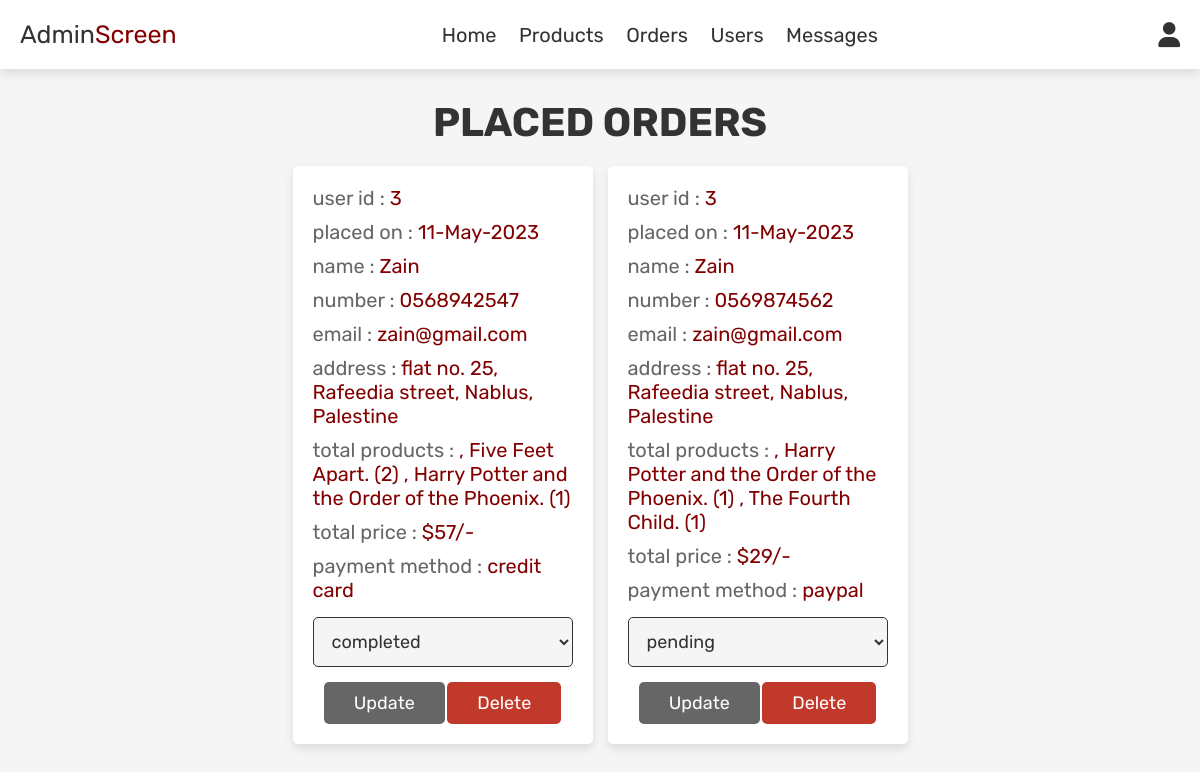
Page /admin_orders.php (signed in) on the committed database.
### tables this page shows
CREATE TABLE `orders` (
  `id` int(100) NOT NULL,
  `user_id` int(100) NOT NULL,
  `name` varchar(100) NOT NULL,
  `number` varchar(12) NOT NULL,
  `email` varchar(100) NOT NULL,
  `method` varchar(50) NOT NULL,
  `address` varchar(500) NOT NULL,
  `total_products` varchar(1000) NOT NULL,
  `total_price` int(100) NOT NULL,
  `placed_on` varchar(50) NOT NULL,
  `payment_status` varchar(20) NOT NULL DEFAULT 'pending'
);

### admin_orders.php (the view, shortened to what this page needs)
<?php
$conn = mysqli_connect('localhost','root','','shop_db') or die('connection failed');
?>
<!DOCTYPE html>
<html lang="en">
<head>
    <link rel="stylesheet" href="https://cdnjs.cloudflare.com/ajax/libs/font-awesome/6.0.0/css/all.min.css">
    <link rel="stylesheet" href="admin_style.css">
</head>
<body>
<?php include 'admin_header.php'; ?>
<section class="orders">
    <h1 class="title">placed orders</h1>
    <div class="box-container">
        <?php
        $select_orders = mysqli_query($conn, "SELECT * FROM `orders`") or die('query failed');
        if(mysqli_num_rows($select_orders) > 0){
            while($fetch_orders = mysqli_fetch_assoc($select_orders)){
                ?>
                <div class="box">
                    <p> user id : <span><?php echo $fetch_orders['user_id']; ?></span> </p>
                    <p> placed on : <span><?php echo $fetch_orders['placed_on']; ?></span> </p>
                    <p> name : <span><?php echo $fetch_orders['name']; ?></span> </p>
                    <p> number : <span><?php echo $fetch_orders['number']; ?></span> </p>
                    <p> email : <span><?php echo $fetch_orders['email']; ?></span> </p>
                    <p> address : <span><?php echo $fetch_orders['address']; ?></span> </p>
                    <p> total products : <span><?php echo $fetch_orders['total_products']; ?></span> </p>
                    <p> total price : <span>$<?php echo $fetch_orders['total_price']; ?>/-</span> </p>
                    <p> payment method : <span><?php echo $fetch_orders['method']; ?></span> </p>
                    <form action="" method="post">
                        <select name="update_payment">
                            <option value="" selected disabled><?php echo $fetch_orders['payment_status']; ?></option>
                        </select>
                        <input type="submit" value="update" name="update_order" class="option-btn">
                        <a href="admin_orders.php?delete=<?php echo $fetch_orders['id']; ?>" onclick="return confirm('delete this order?');" class="delete-btn">delete</a>
                    </form>
                </div>
                <?php
            }
        }else{
            echo '<p class="empty">no orders placed yet!</p>';
        }
        ?>
    </div>
</section>
</body>
</html>

### admin_style.css (style rules this page uses)
:root { --maroon:#820000; --red:#c0392b; --golden:#f39c12; --gray:#99A98F; --black:#333; --white:#fff; --light-color:#666; --light-white:#ccc; --light-bg:#f5f5f5; --border:.1rem solid var(--black); --box-shadow:0 .5rem 1rem rgba(0,0,0,.1); }
* { font-family: 'Rubik', sans-serif; margin:0; padding:0; box-sizing: border-box; outline: none; border:none; text-decoration: none; transition:all .2s linear; }
html { font-size: 62.5%; overflow-x: hidden; }
body { background-color: var(--light-bg); }
section { padding:3rem 2rem; }
.title { text-align: center; margin-bottom: 2rem; text-transform: uppercase; color:var(--black); font-size: 4rem; }
.btn, .option-btn, .delete-btn, .white-btn { display: inline-block; margin-top: 1rem; padding:1rem 3rem; cursor: pointer; color:var(--white); font-size: 1.8rem; border-radius: .5rem; text-transform: capitalize; }
.option-btn { background-color: var(--light-color); }
.delete-btn { background-color: var(--red); }
.orders .box-container { display: grid; grid-template-columns: repeat(auto-fit, 30rem); justify-content: center; gap:1.5rem; max-width: 1200px; margin:0 auto; align-items: flex-start; }
.orders .box-container .box { background-color: var(--white); padding:2rem; box-shadow: var(--box-shadow); border-radius: .5rem; }
.orders .box-container .box p { padding-bottom: 1rem; font-size: 2rem; color:var(--light-color); }
.orders .box-container .box p span { color:var(--maroon); }
.orders .box-container .box form { text-align: center; }
.orders .box-container .box form select { border-radius: .5rem; margin:.5rem 0; width: 100%; background-color: var(--light-bg); border:var(--border); padding:1.2rem 1.4rem; font-size: 1.8rem; color:var(--black); }

### rows in the picture
orders: user "3", placed_on "11-May-2023", name "Zain", number "0568942547", email "zain@gmail.com", address "flat no. 25, Rafeedia street, Nablus, Palestine", total_products ", Five Feet Apart. (2) , Harry Potter and the Order of the Phoenix. (1)", total_price "57", method "credit card", update_payment "completed"
orders: user "3", placed_on "11-May-2023", name "Zain", number "0569874562", email "zain@gmail.com", address "flat no. 25, Rafeedia street, Nablus, Palestine", total_products ", Harry Potter and the Order of the Phoenix. (1) , The Fourth Child. (1)", total_price "29", method "paypal", update_payment "pending"
